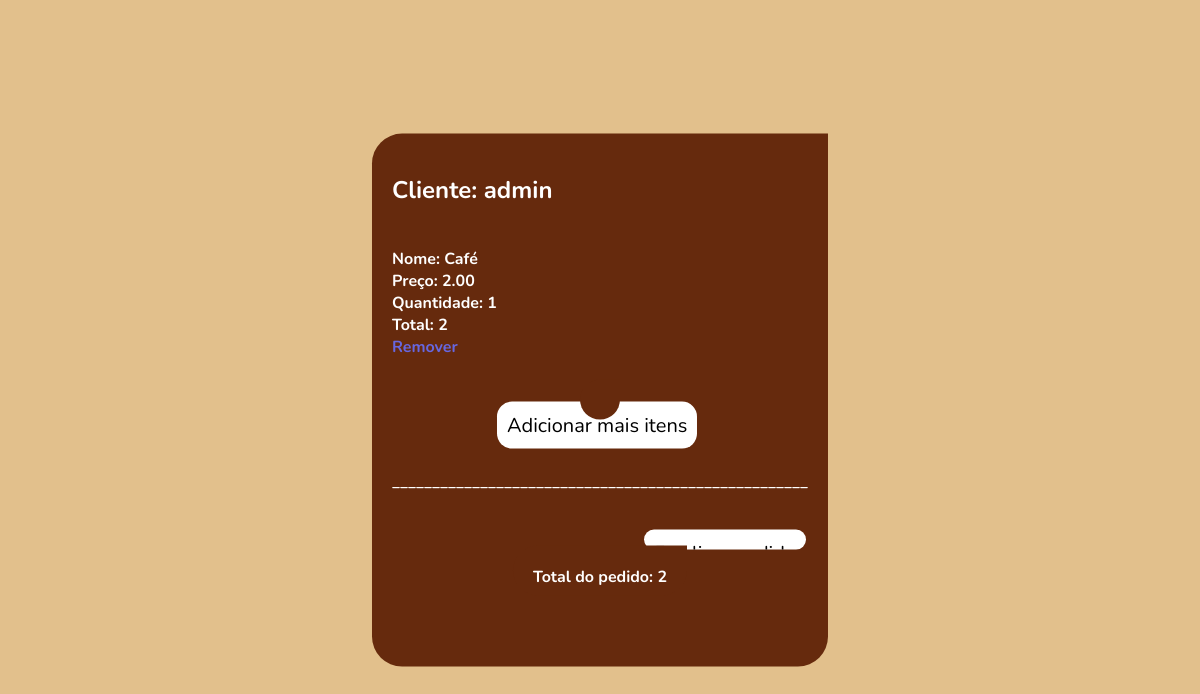
Screenshot of /carrinho.php?add=carrinho&id=6 (signed in) with the database file from the repository.
### tables this page shows
CREATE TABLE `produto` (
  `id` int(11) NOT NULL,
  `nome` varchar(50) DEFAULT NULL,
  `descricao` varchar(255) DEFAULT NULL,
  `tipo` varchar(50) DEFAULT NULL,
  `imagem` varchar(50) DEFAULT NULL,
  `valor` decimal(8,2) DEFAULT NULL
);

### carrinho.php (the view, shortened to what this page needs)
<!DOCTYPE html>
<html lang="pt-br">
<head>
    <link rel="stylesheet" href="carrinho.css">
</head>
<body>
<div>
<?php
include("conexao.php");
if(isset($_GET['add']) && $_GET['add']=="carrinho")
{
    $idProduto=$_GET['id'];
}
if(count($_SESSION['itens'])==0){
    echo 'carrinho vazio<br>';
    echo '<a href="index.php">Adicionar itens</a>';
}else{
$totalgeral=0;
echo '<h2>Cliente: ' . $_SESSION['email'].'</h2><br>';
    foreach($_SESSION['itens'] as $idProduto=>$quantidade)
    {
    $select=$conexao->prepare("select * from produto where id=?");
    $select->bindParam(1,$idProduto);
    $select->execute();
    $produto=$select->fetchAll();
    $total=$quantidade * $produto[0]["valor"];
   echo 'Nome: '.$produto[0]["nome"].'<br>';
   echo 'Preço: '.$produto[0]["valor"].'<br>';
   echo 'Quantidade: '.$quantidade.'<br>';
   echo 'Total: '.$total.'<br>';
   echo '<a id="remover" href="remover.php?remover=carrinho&id='.$idProduto.'">Remover</a><br>';
   echo '<form>
   <br><br><input class="btn" type="button" value="Adicionar mais itens" onClick="history.go(-1)" style="margin-left: 105px;"><br><br>
   </form>';
   echo '____________________________________________________<br>';
   $totalgeral=$totalgeral+$total;
}
?>
<div class="ttlP">
</div>
<?php
echo '<br><br><br><br><br><br><br><form method="post" action="finalizar.php">';
echo '<input class="btn" id="fnl" type="submit" value="Finalizar pedido" style="margin-left: 125px;">';
echo '</form>';
echo '<div style="position: absolute;    top: 82%;    left: 50%;    transform: translate(-50%, -50%); height: 10px;">';
echo "Total do pedido: " .$totalgeral."<br><br>";
echo '</div>';
}
?>
</div>
</body>
</html>

### carrinho.css (style rules this page uses)
body { margin: 0; background-color: rgb(226, 192, 140); }
div { position: absolute; top: 50%; left: 50%; transform: translate(-50%, -50%); color: white; font-family: 'Nunito'; font-weight: bold; border: none; padding: 20px; background-color: rgb(102, 42, 13); border-radius: 30px 0 30px 30px; }
.btn { border: none; background-color: white; font-family: 'Nunito'; font-size: 20px; color: black; margin-left: 20%; border-radius: 15px; padding: 10px; }
#fnl { margin-left: 100px; height: 10px; position: absolute; bottom: 20%; left: 50%; transform: translate(-50%, -50%); }
#remover { text-decoration: none; color: rgb(103, 103, 223); }

### rows the page displays
produto: nome "Café", valor "2.00", quantidade "1", valor "2"

### other values shown
$_SESSION['email'] "admin"
$totalgeral "2"
